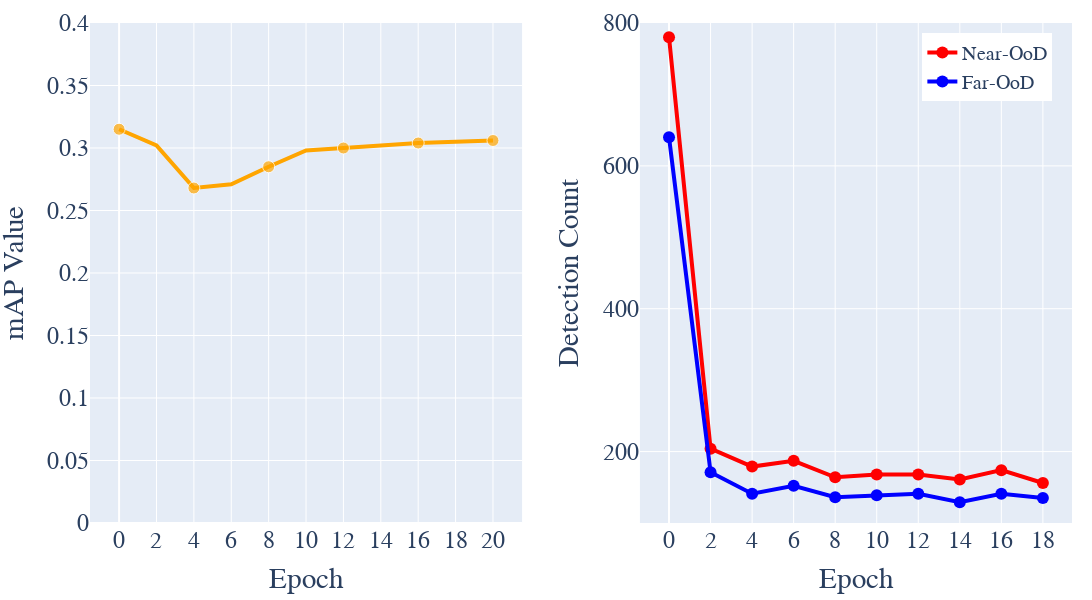

The code cell stored with this chart in its notebook:
### Code cell
fig.show()

### Figure 1 — Plotly figure (JSON) as saved in the notebook; plotly's stock layout.template omitted (floating-point values rounded to 4 significant figures)
{"data": [{"line": {"color": "orange", "width": 4}, "marker": {"color": "orange", "size": [12, 0, 12, 0, 12, 0, 12, 0, 12, 0, 12]}, "mode": "lines+markers", "name": "mAP", "showlegend": false, "type": "scatter", "x": [0, 2, 4, 6, 8, 10, 12, 14, 16, 18, 20], "xaxis": "x", "y": [0.315, 0.302, 0.268, 0.271, 0.285, 0.298, 0.3, 0.302, 0.304, 0.305, 0.306], "yaxis": "y"}, {"line": {"color": "red", "width": 4}, "marker": {"color": "red", "size": 12}, "mode": "lines+markers", "name": "Near-OoD", "type": "scatter", "x": [0, 2, 4, 6, 8, 10, 12, 14, 16, 18, 20], "xaxis": "x2", "y": [780, 204, 179, 187, 164, 168, 168, 161, 174, 156], "yaxis": "y2"}, {"line": {"color": "blue", "width": 4}, "marker": {"color": "blue", "size": 12}, "mode": "lines+markers", "name": "Far-OoD", "type": "scatter", "x": [0, 2, 4, 6, 8, 10, 12, 14, 16, 18, 20], "xaxis": "x2", "y": [640, 171, 141, 152, 136, 139, 141, 129, 141, 135], "yaxis": "y2"}], "layout": {"font": {"family": "Arial", "size": 24}, "height": 600, "legend": {"font": {"size": 20}, "x": 0.98, "xanchor": "right", "y": 0.98, "yanchor": "top"}, "margin": {"b": 20, "l": 20, "r": 20, "t": 20}, "showlegend": true, "width": 1200, "xaxis": {"anchor": "y", "domain": [0, 0.44], "dtick": 2, "tick0": 0, "title": {"text": "Epoch"}}, "xaxis2": {"anchor": "y2", "domain": [0.56, 1], "dtick": 2, "tick0": 0, "title": {"text": "Epoch"}}, "yaxis": {"anchor": "x", "domain": [0, 1], "dtick": 0.05, "range": [0, 0.4], "title": {"text": "mAP Value"}}, "yaxis2": {"anchor": "x2", "domain": [0, 1], "dtick": 200, "range": [100, 800], "title": {"text": "Detection Count"}}}}
